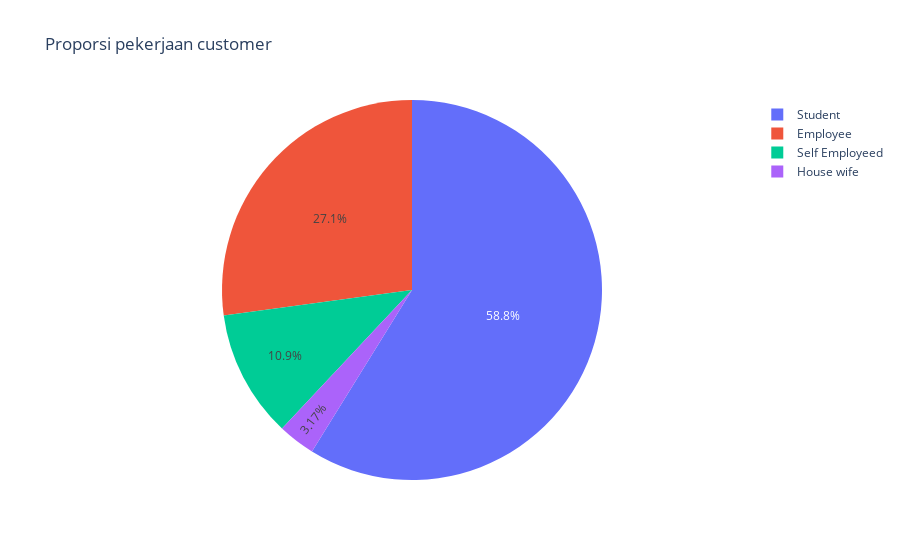

The notebook cell saved with this chart:
### Markdown cell above
Bedasarkan pie chart:
- Proporsi sarapan siang sebanyak 38 atau 17.2%
- Proporsi makan siang sebanyak 71 atau 32.1%
- Proporsi makan malam sebanyak 44 atau 19.9%
- Proporsi snack sebanyak 68 atau 30.8%
- Customer lebih sering menggunakan aplikasi di jam makan siang
- Customer jarang menggunakan aplikasi saat sarapan
- Proporsi customer menggunakan aplikasi untuk snack cukup besar, 
  lebih banyak dari sarapan dan makan malan dan tidak jauh dari makan siang

### Code cell
occupation_vis = customer.groupby('occupation')[['output']].count().reset_index()
fig = px.pie(occupation_vis,values='output',names='occupation',title='Proporsi pekerjaan customer')
fig.show()

### Figure 1 — Plotly figure (JSON) as saved in the notebook; plotly's stock layout.template omitted (floating-point values rounded to 4 significant figures)
{"data": [{"domain": {"x": [0, 1], "y": [0, 1]}, "hovertemplate": "occupation=%{label}<br>output=%{value}<extra></extra>", "labels": ["Employee", "House wife", "Self Employeed", "Student"], "legendgroup": "", "name": "", "showlegend": true, "type": "pie", "values": [60, 7, 24, 130]}], "layout": {"legend": {"tracegroupgap": 0}, "title": {"text": "Proporsi pekerjaan customer"}}}
